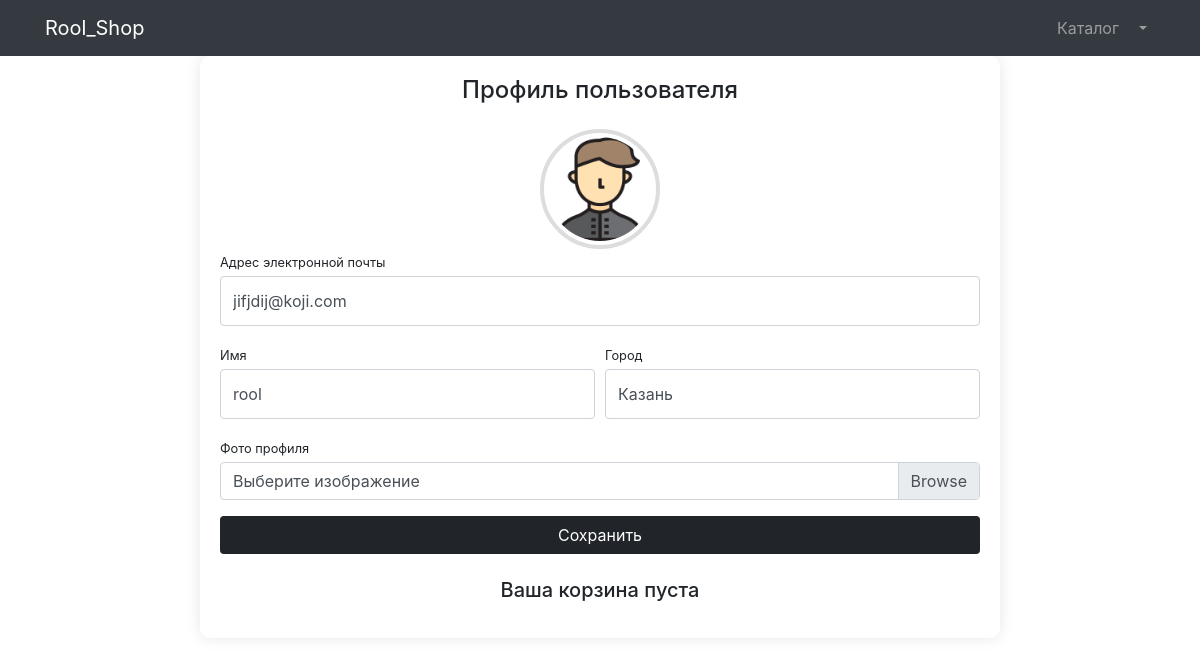
/users/profile/ (signed in), run on the app's committed database.
### users/models.py (models this page shows)
class User(AbstractUser):
    city = models.CharField(max_length=100, blank=True, null=True)
    birth_date = models.DateField(blank=True, null=True)
    image = models.ImageField(upload_to='users_images', null=True, blank=True)
    is_verified_email = models.BooleanField(default=False)

### users/views.py (the view)
# urls.py: path('profile/', profile, name='profile'),
@login_required
def profile(request):
    if request.method == 'POST':
        form = UserProfileForm(instance=request.user, data=request.POST, files=request.FILES)
        if form.is_valid():
            form.save()
            return HttpResponseRedirect(reverse('users:profile'))
        else:
            print(form.errors)
    else:
        form = UserProfileForm(instance=request.user)
    baskets = Basket.objects.filter(user=request.user)
    context = {'title': 'Профиль',
               'form': form,
               'baskets': baskets,
               }
    return render(request, 'users/profile.html', context)

### users/forms.py
class UserProfileForm(UserChangeForm):
    username = forms.CharField(widget=forms.TextInput(attrs={'class': 'form-control py-4'}))
    city = forms.CharField(widget=forms.TextInput(attrs={'class': 'form-control py-4'}))
    image = forms.ImageField(widget=forms.FileInput(attrs={'class': 'custom-file-input'}), required=False, help_text='')
    email = forms.EmailField(widget=forms.EmailInput(attrs={'class': 'form-control py-4'}))
    class Meta:
        model = User
        fields = ('username', 'city', 'image', 'email')

### users/templates/users/profile.html (shortened to what this page needs)
{% extends 'shop/base.html' %}
{% load static %}
{% block css %}
<link href="{% static 'sh/css/profile.css' %}" rel="stylesheet">
{% endblock %}
{% block content %}
<div class="container">
    <div class="profile-container">
        <h4 class="text-center mb-4">Профиль пользователя</h4>
        <div class="text-center">
            <img class="profile-image img-thumbnail"
                 src="{% if user.image %}{{ user.image.url }}{% else %}{% static 'sh/img/users/a.webp' %}{% endif %}"
                 alt="Фото профиля">
        </div>
        <form action="{% url 'users:profile' %}" method="post" enctype="multipart/form-data">
            <div class="form-group">
                <label class="small mb-1" for="{{ form.email.id_for_label }}">Адрес электронной почты</label>
                {{ form.email }}
            </div>
            <div class="form-row">
                <div class="col-lg-6">
                    <div class="form-group">
                        <label class="small mb-1" for="{{ form.username.id_for_label }}">Имя</label>
                        {{ form.username }}
                    </div>
                </div>
                <div class="col-lg-6">
                    <div class="form-group">
                        <label class="small mb-1" for="{{ form.city.id_for_label }}">Город</label>
                        {{ form.city }}
                    </div>
                </div>
            </div>
            <div class="form-group">
                <label class="small mb-1" for="{{ form.image.id_for_label }}">Фото профиля</label>
                <div class="custom-file">
                    <label class="custom-file-label" for="{{ form.image.id_for_label }}">Выберите изображение</label>
                </div>
            </div>
            <button class="btn btn-custom btn-block mt-3" type="submit">Сохранить</button>
        </form>
        <div class="mt-4">
            {% include 'shop/baskets.html' %}
        </div>
    </div>
</div>
{% endblock %}

### static/sh/css/profile.css (style rules this page uses)
body { padding-top: 56px; }

### users/templates/users/profile.html (style rules this page uses)
.profile-container { max-width: 800px; margin: auto; background: #fff; padding: 20px; border-radius: 10px; box-shadow: 0 0 15px rgba(0, 0, 0, 0.1); }
.profile-image { width: 120px; height: 120px; object-fit: cover; border-radius: 50%; border: 4px solid #ddd; }
.btn-custom { background-color: #212529; color: #fff; transition: 0.3s; }
.custom-file-label::after { content: "Выбрать"; }

### data on the page
User: email "jifjdij@koji.com", username "rool", city "Казань"
